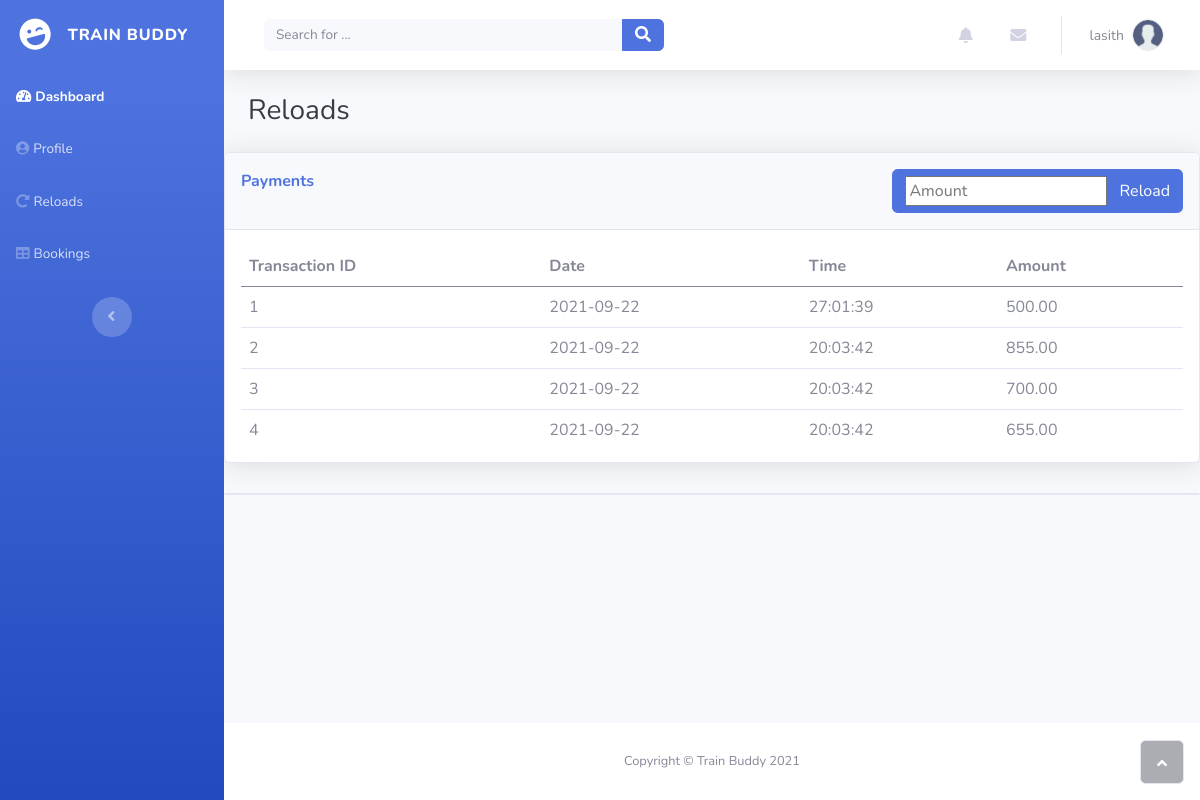
The app's page /index.php?reload (signed in) with its own data.
### tables this page shows
CREATE TABLE `payment` (
  `transaction_id` int(11) NOT NULL,
  `user_id` varchar(20) NOT NULL,
  `date` date NOT NULL,
  `time` time NOT NULL,
  `amount` double NOT NULL
);

### reload.php (the view)
<?php
$reload_query = "SELECT `transaction_id`, `user_id`, `date`, `time`, `amount` FROM `payment` WHERE 1";
$reload_result = mysqli_query($conn, $reload_query);
?>
<div id="wrapper">
    <div class="d-flex flex-column" id="content-wrapper">
        <div id="content">
            <div class="container-fluid">
                <h3 class="text-dark mb-4">Reloads</h3>
            </div>
            <div class="card shadow">
                <div class="d-flex flex-row card-header py-3">
                    <p class="text-primary m-0 fw-bold">Payments</p>
                    <button class="btn btn-primary  ms-auto" type="button"> <input type="text" class="me-2" placeholder="Amount"> Reload</button>
                </div>
                <div class="card-body">
                    <div class="row">
                        <div class="col">
                            <div class="table-responsive" style="max-height: 200px; overflow-y: scroll;">
                                <table class="table">
                                    <thead>
                                        <tr>
                                            <th>Transaction ID</th>
                                            <th>Date</th>
                                            <th>Time</th>
                                            <th>Amount</th>
                                        </tr>
                                    </thead>
                                    <tbody>
                                        <?php
                                        while ($row = $reload_result->fetch_assoc()) {
                                        ?><tr>
                                                <td><?php echo  $row["transaction_id"] ?></td>
                                                <td><?php echo  $row["date"] ?></td>
                                                <td><?php echo  $row["time"] ?></td>
                                                <td><?php echo  number_format((float)$row["amount"], 2, '.', ''); ?></td>
                                            </tr>
                                        <?php } ?>
                                    </tbody>
                                </table>
                            </div>
                        </div>
                    </div>
                </div>
            </div>
            <div class="card" style="margin-top: 30px;">
            </div>
        </div>
    </div>
</div>

### records on screen
payment: transaction_id "1", date "2021-09-22", time "27:01:39", amount "500.00"
payment: transaction_id "2", date "2021-09-22", time "20:03:42", amount "855.00"
payment: transaction_id "3", date "2021-09-22", time "20:03:42", amount "700.00"
payment: transaction_id "4", date "2021-09-22", time "20:03:42", amount "655.00"

### other values on screen
$_SESSION['first_name'] "lasith"
